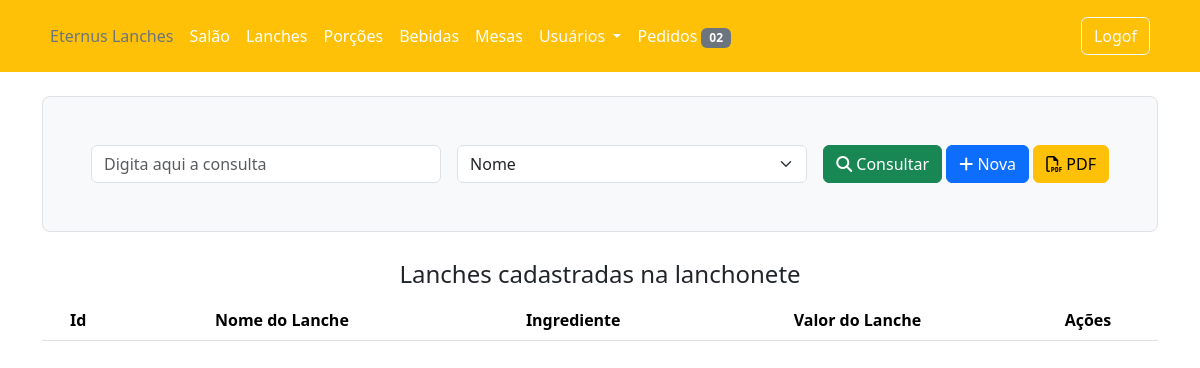
/lanchesView (signed in), run on an earlier commit of the app's database.
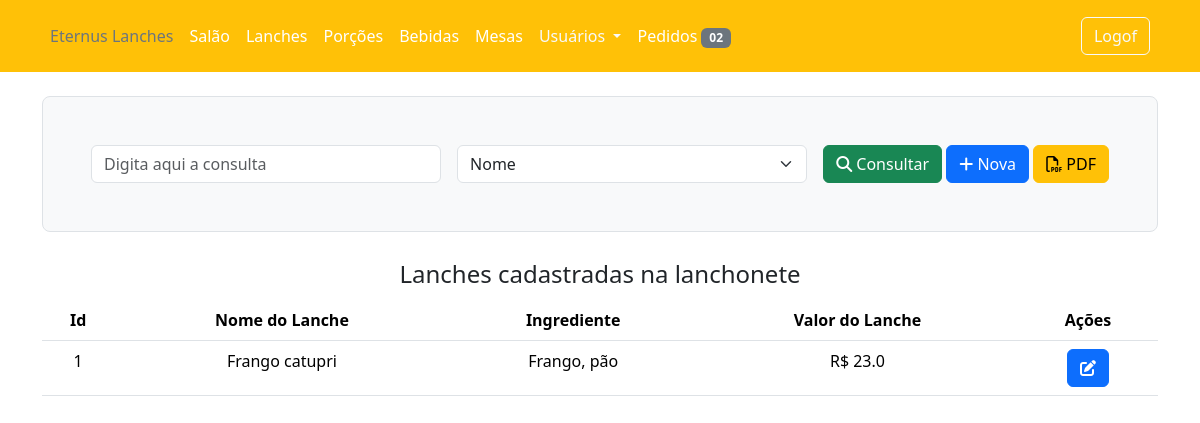
And on a later commit of the database.
### app/models/bdEternusLanches.py (models this page shows, shortened)
class Lanches(db.Model):
    __tablename__ = 'Lanches'
    id = db.Column(db.Integer, primary_key=True)
    nome = db.Column(db.String(40), unique=True, nullable=True)
    valor = db.Column(db.Float, nullable=False)
    ingrediente = db.Column(db.String(150), nullable=False)

### app/controllers/lanchonete/routes.py (the view)
@lanchonete.route('/lanchesView', methods=['GET'])
@login_required
def lanchesView():
    if current_user.is_authenticated:
        if current_user.acesso[0].tipo == 'Funcionario':
            form = LancheConsultaForm()
            lanches = Lanches.query.all()
            return render_template('lanchonete/lanches/lanchesView.html', title='Lanches', form=form, lanches=lanches)
        else:
            flash('Não tem permissão para acessar essa página', 'danger')
            return redirect(url_for('home.index'))
    else:
        flash('Faça o login para acessar essa página.', 'danger')
        return redirect(url_for('users.login'))

### app/controllers/lanchonete/lanchoneteForm.py
class LancheConsultaForm(FlaskForm):
    consultar = StringField('Consulta', validators=[DataRequired()])
    selection = SelectField(choices=['Nome', 'Id'])

### app/models/bdEternusLanches.py (called while the page is built)
@login_manager.user_loader
def load_user(user_id):
    return Users.query.get(int(user_id))

### app/templates/lanchonete/lanches/lanchesView.html (shortened to what this page needs)
{% extends 'layout/lanchonete.html' %}
{% block content %}
<div class="container">
    <header class="h-100 p-5 bg-light border rounded-3 mt-4">
        <form action="" method="POST" class="row g-3">
            <div class="col md-3">
                {{form.consultar(class='form-control', placeholder='Digita aqui a consulta')}}
            </div>
            <div class="col md-4">
                {{form.selection(class='form-select col-md-2 ml-3')}}
            </div>
            <div class="col-auto">
                <button type="submit" class="btn btn-success ml-4"><i class="fa-solid fa-magnifying-glass"></i> Consultar</button>
                <a class="btn btn-primary ml-3" href="{{url_for('lanchonete.novoLanche')}}" role="button"><i class="fa-solid fa-plus"></i> Nova</a>
                <a class="btn btn-warning ml-3" href=" " role="button"><i class="fa-regular fa-file-pdf"></i> PDF</a>
            </div>
        </form>
    </header>
    <main>
        <fieldset>
            <legend class="text-center mt-4">Lanches cadastradas na lanchonete</legend>
            <table class="table table-hover text-center">
                <thead>
                    <tr>
                        <th scope="col">Id</th>
                        <th scope="col">Nome do Lanche</th>
                        <th scope="col">Ingrediente</th>
                        <th scope="col">Valor do Lanche</th>
                        <th scope="col">Ações</th>
                    </tr>
                </thead>
                <tbody>
                    {% for lanche in lanches%}
                    <tr>
                        <td scope="row">{{lanche.id}}</td>
                        <td scope="row">{{lanche.nome}}</td>
                        <td scope="row">{{lanche.ingrediente}}</td>
                        <td scope="row">R$ {{lanche.valor}}</td>
                        <td scope="row">
                            <button onclick="editarLanche('{{lanche.id}}')" type="button" class="btn btn-primary" data-bs-toggle="modal" data-bs-target="#lancheModal">
                                <i class="fa-solid fa-pen-to-square"></i>
                            </button>
                        </td>
                    </tr>
                    {% endfor %}
                </tbody>
            </table>
        </fieldset>
    </main>
</div>
{% endblock content %}

What changed in the data, as far as the page shows it:
added Lanches: id "1", nome "Frango catupri", ingrediente "Frango, pão", valor "23.0"
